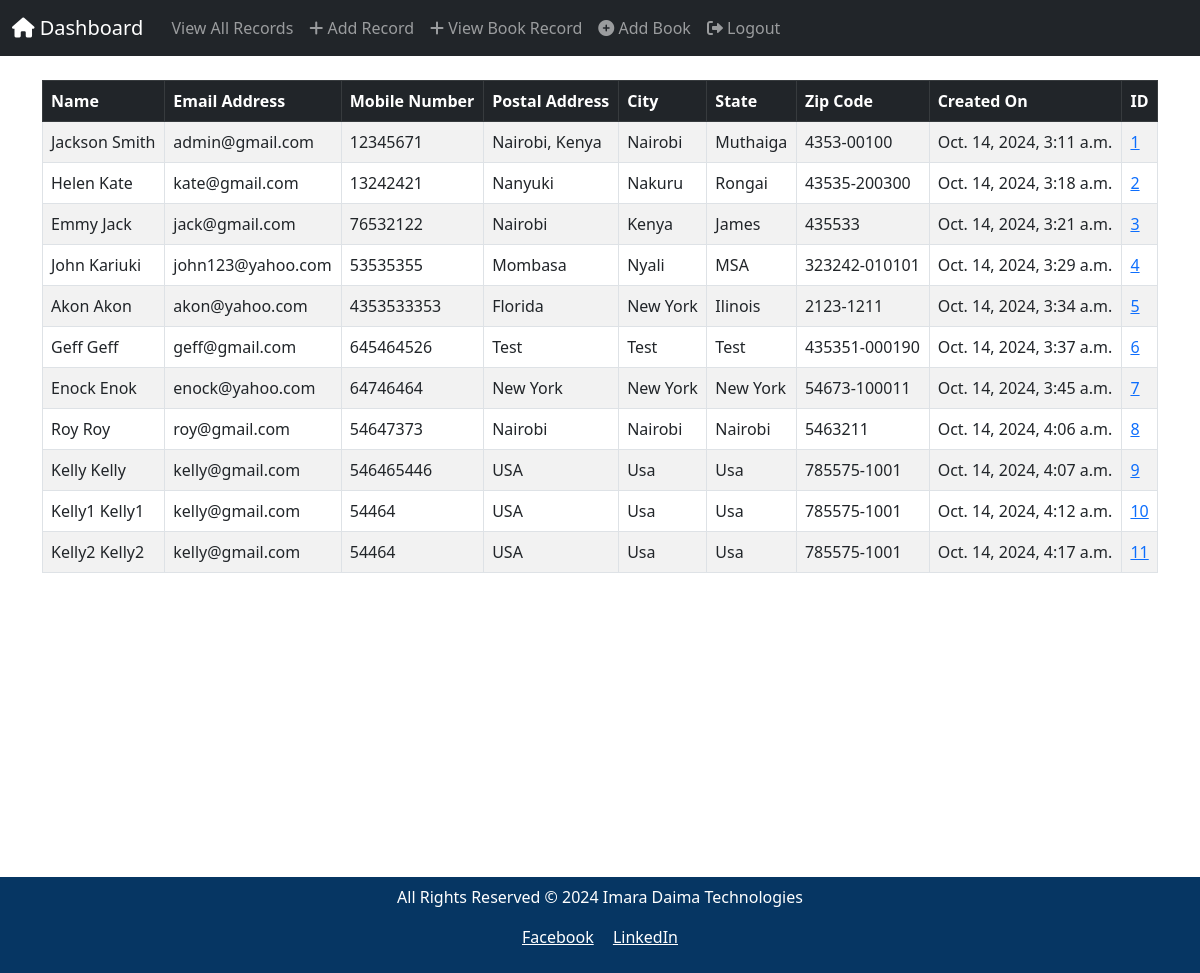
The app's page / (signed in), older data.
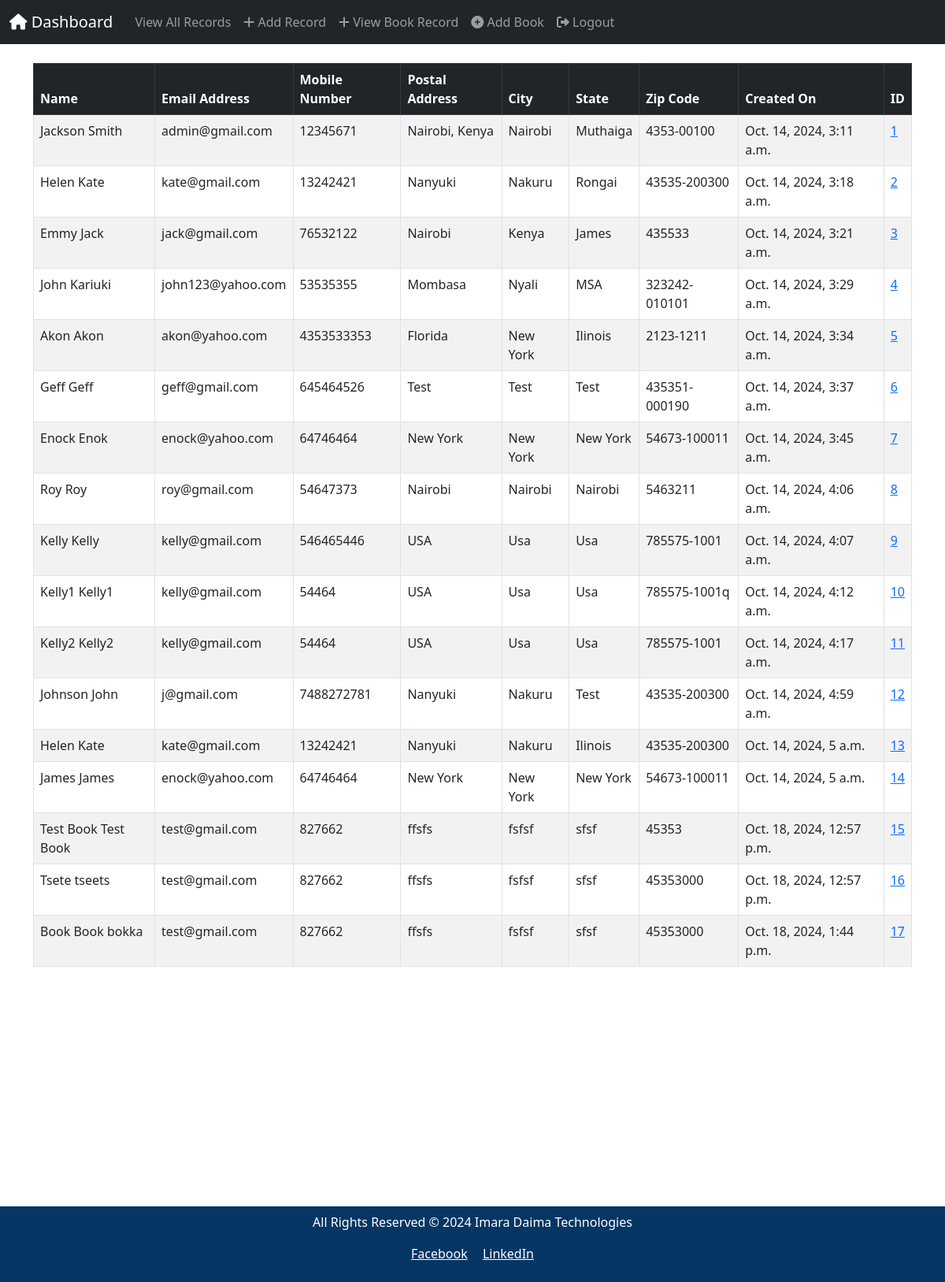
The same page, newer data.
### website/models.py (models this page shows, shortened)
class Record(models.Model):
	created_at = models.DateTimeField(auto_now_add=True)
	first_name = models.CharField(max_length=50)
	last_name =  models.CharField(max_length=50)
	email =  models.CharField(max_length=80)
	phone = models.CharField(max_length=15)
	address =  models.CharField(max_length=100)
	city =  models.CharField(max_length=50)
	state =  models.CharField(max_length=50)
	zipcode =  models.CharField(max_length=20)

### website/views.py (the view)
# urls.py: 2. Add a URL to urlpatterns:  path('', views.home, name='home')
def home(request):
	records = Record.objects.all()
	if request.method == 'POST':
		username = request.POST['username']
		password = request.POST['password']
		user = authenticate(request, username=username, password=password)
		if user is not None:
			login(request, user)
			messages.success(request, f"Welcome {user.username}! You Have Been Logged In!")
			return redirect('home')
		else:
			messages.warning(request, "There Was An Error Logging In, Please Try Again...")
			return redirect('home')
	else:
		return render(request, 'home.html', {'records':records})

### website/templates/home.html (shortened to what this page needs)
{% extends 'base.html' %}
{% block content %}
{% if user.is_authenticated %}
<table class="table table-striped table-hover table-bordered">
  <thead class="table-dark">
    <tr>
      <th scope="col">Name</th>
      <th scope="col">Email Address</th>
      <th scope="col">Mobile Number</th>
      <th scope="col">Postal Address</th>
      <th scope="col">City</th>
      <th scope="col">State</th>
      <th scope="col">Zip Code</th>
      <th scope="col">Created On</th>
      <th scope="col">ID</th>
    </tr>
  </thead>
  <tbody>
{% if records %}
	{% for record in records %}
		<tr>
			<td>{{ record.first_name }} {{ record.last_name }}</td>
			<td>{{ record.email }}</td>
			<td>{{ record.phone }}</td>
			<td>{{ record.address }}</td>
			<td>{{ record.city }}</td>
			<td>{{ record.state }}</td>
			<td>{{ record.zipcode }}</td>
			<td>{{ record.created_at }}</td>
			<td><a href="{% url 'record' record.id %}">{{ record.id }}</a></td>
		</tr>
	{% endfor %}
{% endif %}
	  </tbody>
	</table>
{% endif %}
{% endblock %}

### website/templates/base.html (shortened to what this page needs)
<!doctype html>
<html lang="en">
  <head>
    <link rel="stylesheet" href="https://cdnjs.cloudflare.com/ajax/libs/font-awesome/6.0.0/css/all.min.css">
    <link href="https://cdn.jsdelivr.net/npm/bootstrap@5.3.0-alpha1/dist/css/bootstrap.min.css" rel="stylesheet">
  </head>
  <body>
    {% include 'navbar.html' %}
    <div class="container">
      <br/>
      {% block content %}
      {% endblock%}
    </div>
  </body>
  <br>
  <br>
  <br>
  <br>
  <br>
  <br>
  <br>
  <br>
  <br>
  <br>
  <br>
  <br>
   <footer>
    {% include 'footer.html' %}
   </footer>
</html>

### website/templates/navbar.html (shortened to what this page needs)
<nav class="navbar navbar-expand-lg navbar-dark bg-dark">
  <div class="container-fluid">
    <a class="navbar-brand" href="{% url 'home' %}">
      <i class="fa fa-home"></i> Dashboard
   </a>
    <div class="collapse navbar-collapse" id="navbarSupportedContent">
      <ul class="navbar-nav me-auto mb-2 mb-lg-0">
        {% if user.is_authenticated %}
        <li class="nav-item">
          <a class="nav-link" href="{% url 'home' %}">
             View All Records
          </a>
        </li>
        <li class="nav-item">
          <a class="nav-link" href="{% url 'add_record' %}">
            <i class="fas fa-plus"></i> Add Record
          </a>
        </li>
        <li class="nav-item">
          <a class="nav-link" href="{% url 'add_book'%}">
            <i class="fas fa-plus"></i> View Book Record
          </a>
        </li>
        <li class="nav-item">
          <a class="nav-link" href="{% url 'add_book' %}">
            <i class="fas fa-plus-circle"></i> Add Book
          </a>
        </li>
        <li class="nav-item">
          <a class="nav-link" href="{% url 'logout' %}">
            <i class="fas fa-sign-out-alt"></i> Logout
          </a>
        </li>
        {% endif %}
      </ul>
    </div>
  </div>
</nav>

### website/templates/footer.html
<nav class="navbar navbar-expand-lg" style="background-color:#063663; color: white; text-align: center;">
    <div class="container-fluid d-flex justify-content-center align-items-center" style="height: 10vh;">
        <div class="footer-content">
            <p>All Rights Reserved &copy; 2024 Imara Daima Technologies</p>
            <ul style="list-style-type: none; padding: 0;">
                <li style="display: inline; margin-right: 15px;">
                    <a href="https://www.facebook.com/profile.php?id=100064276205357" target="_blank" style="color: white;">Facebook</a>
                </li>
                <li style="display: inline;">
                    <a href="https://www.linkedin.com/company/imara-daima-technologies-ltd" target="_blank" style="color: white;">LinkedIn</a>
                </li>
            </ul>
        </div>
    </div>
</nav>

Row changes from the older to the newer data that the page shows:
changed Record "Kelly1": zipcode "785575-1001" → "785575-1001q"
added Record: first_name "Johnson", last_name "John", email "j@gmail.com", phone "7488272781", address "Nanyuki", city "Nakuru", state "Test", zipcode "43535-200300", created_at "Oct. 14, 2024, 4:59 a.m.", id "12"
added Record: first_name "Helen", last_name "Kate", email "kate@gmail.com", phone "13242421", address "Nanyuki", city "Nakuru", state "Ilinois", zipcode "43535-200300", created_at "Oct. 14, 2024, 5 a.m.", id "13"
added Record: first_name "James", last_name "James", email "enock@yahoo.com", phone "64746464", address "New York", city "New York", state "New York", zipcode "54673-100011", created_at "Oct. 14, 2024, 5 a.m.", id "14"
added Record: first_name "Test Book", last_name "Test Book", email "test@gmail.com", phone "827662", address "ffsfs", city "fsfsf", state "sfsf", zipcode "45353", created_at "Oct. 18, 2024, 12:57 p.m.", id "15"
added Record: first_name "Tsete", last_name "tseets", email "test@gmail.com", phone "827662", address "ffsfs", city "fsfsf", state "sfsf", zipcode "45353000", created_at "Oct. 18, 2024, 12:57 p.m.", id "16"
added Record: first_name "Book Book", last_name "bokka", email "test@gmail.com", phone "827662", address "ffsfs", city "fsfsf", state "sfsf", zipcode "45353000", created_at "Oct. 18, 2024, 1:44 p.m.", id "17"
